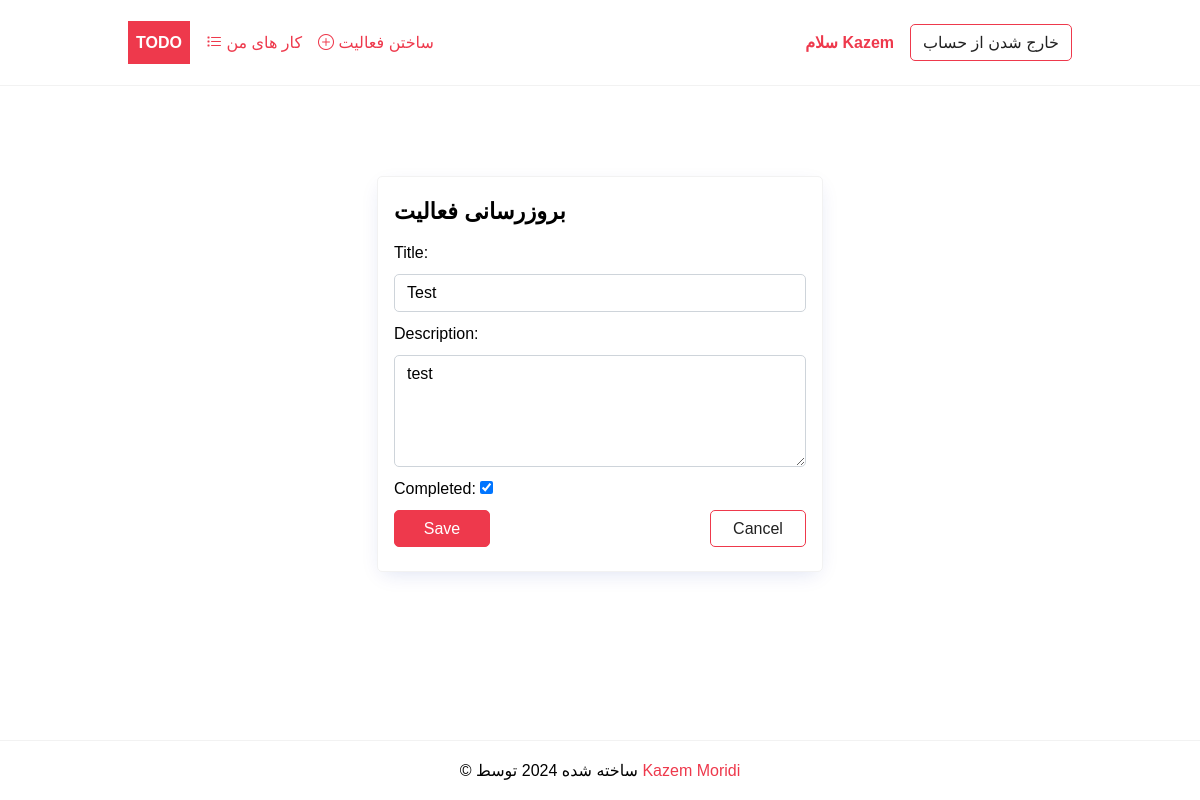
The app's page /task/update/2/ (signed in) with its own data.
### todo/models.py (models this page shows, shortened)
class Task(models.Model):
    title = models.CharField(max_length=255)
    description = models.TextField(null=True, blank=True)
    completed = models.BooleanField(default=False)
    created_at = models.DateTimeField(auto_now_add=True)
    user = models.ForeignKey(User,on_delete=models.CASCADE, null=True, blank=True)
    class Meta:
        ordering = ['completed']

### todo/views.py (the view, shortened to what this page needs)
# urls.py: path('task/update/<int:pk>/', views.TaskUpdate.as_view(template_name='todo/task_form.html'),name='task-update'),
class TaskUpdate(UpdateView):
    model = Task
    fields = ['title','description','completed']
    success_url = reverse_lazy('tasks')
    def get_queryset(self):
        base_qs = super(TaskUpdate, self).get_queryset()
        return base_qs.filter(user=self.request.user)

### todo/templates/todo/task_form.html (shortened to what this page needs)
{%extends 'base.html'%}
{%block content%}
<div class="center">
 <form method="post" novalidate class="card">
 	<h2>{% if task %} بروزرسانی {%else %} ساختن {%endif%} فعالیت</h2>
	{% for field in form %}
		{% if field.name == 'completed' %}
			<p>
				{{ field.label_tag }}
				{{ field }}
			</p>
		{% else %}
    		{{ field.label_tag }}
        	{{ field }}
        {% endif %}
	{% endfor %}
	<div class="form-buttons">
		<input type="submit" value="Save" class="btn btn-primary"/>
		<a href="{%url 'tasks'%}" class="btn btn-outline">Cancel</a>
	</div>
</form>
</div>
{%endblock content%}

### templates/base.html (shortened to what this page needs)
{%load static %}
<!DOCTYPE html>
<html lang="en">
  <head>
    <link rel="stylesheet" href="{% static 'css/style.css' %}" />
  </head>
  <body>
    <header class="header">
      <div class="container">
        <a href="{%url 'home'%}" class="logo">Todo</a>
        <nav class="nav">
          {% if request.user.is_authenticated %}
          <a href="{% url 'tasks' %}"
            ><i class="bi bi-list-task"></i> کار های من</a
          >
          <a href="{% url 'task-create' %}"
            ><i class="bi bi-plus-circle"></i> ساختن فعالیت</a
          >
          <a href="{% url 'profile' %}">سلام {{request.user | title}}</a>
          <form method="post" action="{% url 'logout' %}">
            <button type="submit" class="btn btn-outline">
              خارج شدن از حساب
            </button>
          </form>
          {% else %}
            <a href="{% url 'login' %}" class="btn btn-outline">ورود</a>
            <a href="{% url 'register' %}" class="btn btn-primary">ثبت نام</a>
          {% endif %}
        </nav>
      </div>
    </header>
    <main>
      <div class="container">{%block content %} {%endblock content%}</div>
    </main>
    <footer class="footer">
      <div class="container">
        <p>
          &copy; ساخته شده {% now "Y" %} توسط
          <a href="https://www.kazemcodes.ir">Kazem Moridi</a>
        </p>
      </div>
    </footer>
  </body>
</html>

### static/css/style.css (style rules this page uses)
:root { --color-primary: #ee394c; --color-secondary: #86b7fe; --color-light: #f2f2f2; --color-gray: #ced4da; --color-dark: #212121; --color-white: #ffffff; --color-error: #e2442f; --color-warning: #ffc900; --color-info: #02a2b9; --color-success: #1ba345; --color-input: #00d1b2; --border-radius: 5px; }
* { margin: 0; padding: 0; box-sizing: border-box; text-rendering: optimizeLegibility; }
html, body { height: 100%; }
input, button, textarea { font: inherit; }
body { font-family: "lalezar", sans-serif; font-size: 1rem; line-height: 1.7; display: flex; flex-direction: column; }
h2 { font-size: 1.4rem; }
a { color: var(--color-primary); text-decoration: none; }
.container { max-width: 960px; margin: 0 auto; padding: 0.5rem; }
.header { border-bottom: solid 1px var(--color-light); }
.header .container { display: flex; align-items: center; gap: 1rem; }
.nav { display: flex; gap: 1rem; align-items: center; justify-content: center; flex-basis: 100%; }
.nav a:nth-last-child(2) { margin-left: auto; font-weight: bold; }
.logo { padding: 0.5rem; background-color: var(--color-primary); text-decoration: none; color: var(--color-white); font-weight: bold; text-transform: uppercase; }
.card { border: solid 1px var(--color-light); padding: 1rem; border-radius: var(--border-radius); box-shadow: rgb(11 43 158 / 15%) 0px 6px 20px -6px; min-width: 400px; }
form > * { display: block; margin-bottom: 0.5rem; }
form > input[type="submit"], form > button { margin: 1rem 0; }
.form-buttons { display: flex; justify-content: space-between; align-items: center; gap: 0.75rem; }
input[type="text"], input[type="email"], input[type="password"], textarea { border-radius: var(--border-radius); border: solid 1px var(--color-gray); width: 100%; padding: 0.25rem 0.75rem; }
textarea { max-height: 7rem; }
.footer p { text-align: center; }
.footer { margin-top: auto; padding: 0.5rem 0; border-top: solid 1px var(--color-light); }
.btn { padding: 0.25rem 0.75rem; border-radius: var(--border-radius); background-color: var(--color-white); border: solid 1px var(--color-white); color: var(--color-dark); cursor: pointer; text-decoration: none; font-size: 1rem; min-width: 6rem; text-align: center; }
.btn-outline { border: solid 1px var(--color-primary); }
.btn-primary { border: solid 1px var(--color-primary); background-color: var(--color-primary); color: var(--color-white); }
.center { display: flex; flex-direction: column; align-items: center; justify-content: center; min-height: 70vh; }

### records on screen
Task: form "Test" "test", form "☑"

### other values on screen
{{ request.user | title }} "Kazem"
{{ field.label_tag }} "Title:" "Description:"
{{ field.label_tag }} "Completed:"
